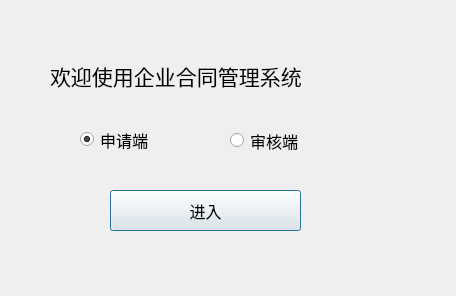
<?xml version="1.0" encoding="UTF-8"?>
<ui version="4.0">
 <class>Welcome</class>
 <widget class="QDialog" name="Welcome">
  <property name="geometry">
   <rect>
    <x>0</x>
    <y>0</y>
    <width>456</width>
    <height>296</height>
   </rect>
  </property>
  <property name="sizePolicy">
   <sizepolicy hsizetype="Fixed" vsizetype="Fixed">
    <horstretch>0</horstretch>
    <verstretch>0</verstretch>
   </sizepolicy>
  </property>
  <property name="font">
   <font>
    <family>Arial</family>
    <pointsize>12</pointsize>
   </font>
  </property>
  <property name="windowTitle">
   <string>欢迎</string>
  </property>
  <widget class="QRadioButton" name="applyBtn">
   <property name="geometry">
    <rect>
     <x>80</x>
     <y>119</y>
     <width>121</width>
     <height>41</height>
    </rect>
   </property>
   <property name="text">
    <string>申请端</string>
   </property>
   <property name="checked">
    <bool>true</bool>
   </property>
  </widget>
  <widget class="QRadioButton" name="checkBtn">
   <property name="geometry">
    <rect>
     <x>230</x>
     <y>120</y>
     <width>141</width>
     <height>41</height>
    </rect>
   </property>
   <property name="text">
    <string>审核端</string>
   </property>
  </widget>
  <widget class="QLabel" name="label">
   <property name="geometry">
    <rect>
     <x>50</x>
     <y>40</y>
     <width>431</width>
     <height>71</height>
    </rect>
   </property>
   <property name="font">
    <font>
     <family>Arial</family>
     <pointsize>16</pointsize>
    </font>
   </property>
   <property name="text">
    <string>欢迎使用企业合同管理系统</string>
   </property>
  </widget>
  <widget class="QPushButton" name="enterBtn">
   <property name="geometry">
    <rect>
     <x>110</x>
     <y>190</y>
     <width>191</width>
     <height>41</height>
    </rect>
   </property>
   <property name="text">
    <string>进入</string>
   </property>
  </widget>
 </widget>
 <resources/>
 <connections/>
</ui>
